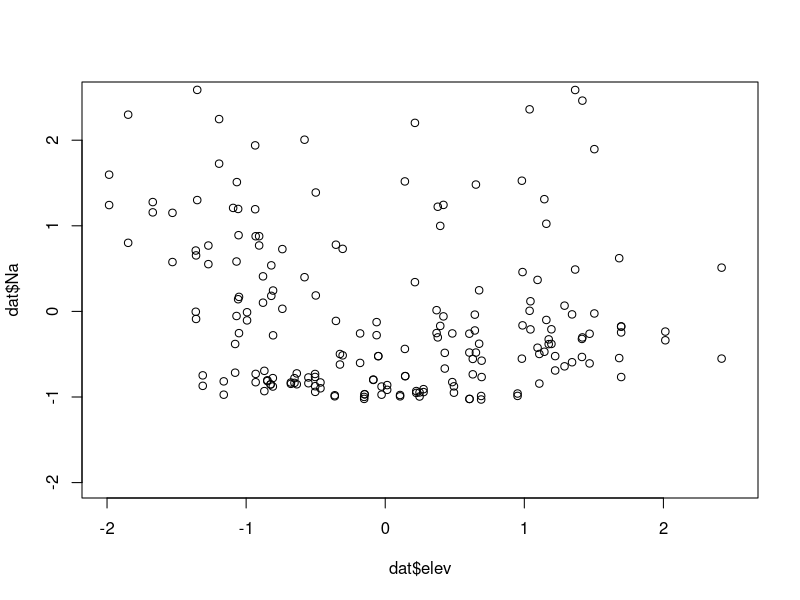

This chart was generated by the following R code: (Note: this script raises an error after producing the figure.)

# investigate relationship between vegetation change and each of elevation
# and soil sodium concentration.

#clear environment
remove(list=ls())

#load required packages
library(tidyverse)
library(MASS)
library(gridExtra)
library(lme4)

# helper function
standardize<-function(xx){  
  xx.mean=mean(xx,na.rm=T)
  xx.sd=sd(xx,na.rm=T)
  xx.standardized<-(xx-xx.mean)/xx.sd
  return(xx.standardized)
}

#read in data
elev<-read.csv(file="raw_data/elev_samples.csv")%>%
  filter(elev>.0001)%>%
  mutate(site=substr(Plot_Name,1,2))%>%
  mutate(comm=substr(Plot_Name,3,5))%>%
  group_by(Plot_Name)%>%
  summarize(av_elev=mean(elev))%>%
  mutate(av_elev=standardize(av_elev))%>%
  arrange(Plot_Name)

dat<-read.csv(file="raw_data/by_plot_veg.csv")%>%
  rename(Grass=grass.cover)%>%
  rename(Trees=mature.tree.density)%>%
  rename(Saplings=sapling.density)%>%
  rename(Snags=snag.density)%>%
  rename(Shrubs=shrub.density)%>%
  arrange(year,plots)%>%
  mutate(elev=c(elev$av_elev,elev$av_elev))%>%
  mutate(Na=standardize(Na))


#formatting  --------------
dat$site=factor(substr(dat$plots,1,2))
dat$comm=factor(substr(dat$plots,3,5))
dat$year=as.factor(dat$year)

######

# correlation between elevation and salt
plot(dat$Na~dat$elev,ylim=c(-2,2.5),xlim=c(-2,2.5))
cor(data.frame(Na=dat$Na,elev=dat$elev))
dat04<-filter(dat,year==2004)
cor(data.frame(Na=dat04$Na,elev=dat04$elev))
dat16<-filter(dat,year==2016)
cor(data.frame(Na=dat16$Na,elev=dat16$elev))


# ANOVA to test for differences in elevation and salt among plots and between 
# years (salt only)

#salt
dat.anova<-data.frame(year=dat$year,Na=dat$Na,site=dat$site)
summary(out.anova<-aov(Na~year*site,data=dat.anova))
summary(out.anova<-aov(Na~year,data=dat.anova))

TukeyHSD(out.anova, which = "site")
#elev
dat.anova.elev<-dat%>%
  filter(year==2016)%>%
  dplyr::select(site,elev)
summary(out.anova.elev<-aov(elev~site,data=dat.anova.elev))
TukeyHSD(out.anova.elev, which = "site")
summary(glm(elev~site,data=dat.anova.elev))
#difference in salt between years
dat%>%
  group_by(year)%>%
  summarize(av=mean(Na))


 ######################################################################
# Function to calculate differences in each of the vegetation metrics, model
# results, output figure
saltelev<-function(dat,community,response){
  response.index<-which(colnames(dat)==response)
  if(community!="ALL"){
    community.index<-which(dat$comm==community)
    dat.comm<-dat[community.index,]}else{dat.comm<-dat}
  response.dat<-dat.comm[,response.index]
  
  dat_all<-data.frame(
    Na=dat.comm$Na,
    elev=dat.comm$elev,
    site=dat.comm$site,
    response=ceiling(response.dat),
    year=dat.comm$year,
    plot=dat.comm$plots)
  
  #separate data into years
  dat_2004_all<-dat_all[which(dat_all$year==2004),]
  dat_2016_all<-dat_all[which(dat_all$year==2016),] 
  
  #remove rows where 2004 response value = 0
  index.row<-which(dat_2004_all$response!=0)
  dat_2004<-dat_2004_all[index.row,]
  dat_2016<-dat_2016_all[index.row,]
  
  
  #no proportional change for grass cover
  if(response=="Grass"){
    response.diff<-(dat_2016$response-(dat_2004$response))
  }else{response.diff<-(dat_2016$response-dat_2004$response)/dat_2004$response}
  
  
  # build data frame for difference between years
  dat_diff<-data.frame(
    plot=dat_2016$plot,
    site=dat_2016$site,
    response=response.diff,
    Na=((dat_2016$Na+dat_2004$Na)/2),
    elev=dat_2016$elev)
  dat_diff2<-dat_diff%>%
    mutate(Na.standard=standardize(Na))%>%
    mutate(elev.standard=standardize(elev))
  
  summary(diff_mod<-glm(response~                 
                          Na.standard+
                          elev.standard,
                        data=dat_diff2))
  
  #plot linear relationship
  dat_diff%>%
    ggplot()+
    geom_point(aes(x=Na,y=response))+
    geom_smooth(aes(x=Na,y=response),method=lm)
  
  
  #store and output results
  results<-c(summary(diff_mod)$coefficients[2,c(1,2,4)],
             summary(diff_mod)$coefficients[3,c(1,2,4)])
  plot.temp<-
    
    
  return(round(results,3))
}

# Table 1
table.out<-rbind(
  saltelev(dat,"ALL","Trees"),
  saltelev(dat,"ALL","Saplings"),
  saltelev(dat,"ALL","Snags"),
  saltelev(dat,"ALL","Shrubs"),
  saltelev(dat,"ALL","Grass"))

round(table.out,3)




